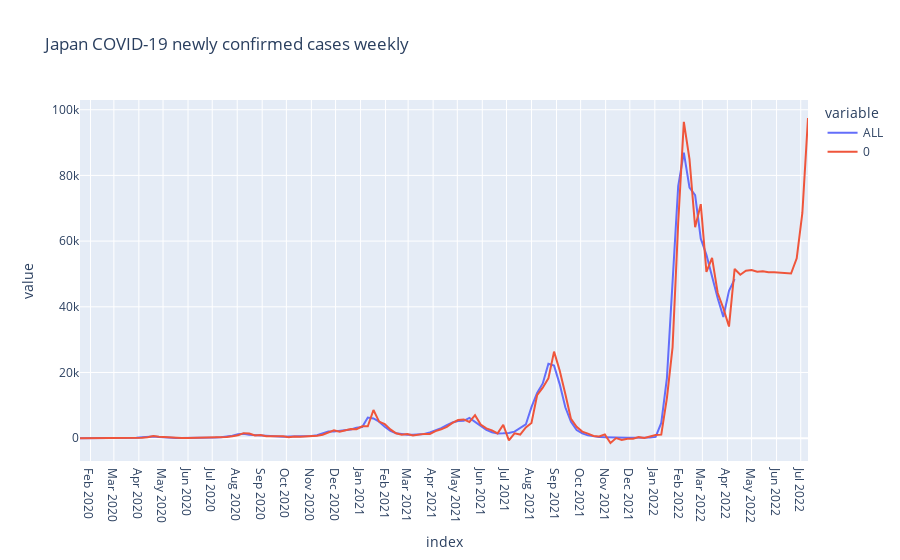

The notebook cell saved with this chart:
### Code cell
ts_forecast = result_all.predict(start=df_gr.index[0], end=df_gr.index[-1]+relativedelta(months=3))

temp_df = df_gr.ALL.to_frame()
temp_df = pd.concat([temp_df, ts_forecast])
fig = px.line(temp_df, title='Japan COVID-19 newly confirmed cases weekly')
fig.update_layout({
    'xaxis': {
        'dtick': 'M1'
    }
})
fig.show()

### Figure 1 — Plotly figure (JSON) as saved in the notebook; plotly's stock layout.template omitted (floating-point values rounded to 4 significant figures; data arrays with more than 128 entries replaced by an {"elided": "..."} marker saying what was removed)
{"data": [{"hovertemplate": "variable=ALL<br>index=%{x}<br>value=%{y}<extra></extra>", "legendgroup": "ALL", "line": {"color": "#636efa", "dash": "solid"}, "marker": {"symbol": "circle"}, "mode": "lines", "name": "ALL", "orientation": "v", "showlegend": true, "type": "scatter", "x": {"elided": "247 str values"}, "xaxis": "x", "y": {"elided": "247 float values"}, "yaxis": "y"}, {"hovertemplate": "variable=0<br>index=%{x}<br>value=%{y}<extra></extra>", "legendgroup": "0", "line": {"color": "#EF553B", "dash": "solid"}, "marker": {"symbol": "circle"}, "mode": "lines", "name": "0", "orientation": "v", "showlegend": true, "type": "scatter", "x": {"elided": "247 str values"}, "xaxis": "x", "y": {"elided": "247 float values"}, "yaxis": "y"}], "layout": {"autosize": true, "legend": {"title": {"text": "variable"}, "tracegroupgap": 0}, "title": {"text": "Japan COVID-19 newly confirmed cases weekly"}, "xaxis": {"anchor": "y", "autorange": true, "domain": [0, 1], "dtick": "M1", "range": ["2020-01-19", "2022-07-10"], "title": {"text": "index"}, "type": "date"}, "yaxis": {"anchor": "x", "autorange": true, "domain": [0, 1], "range": [-6955.0, 103000.0], "title": {"text": "value"}, "type": "linear"}}}
